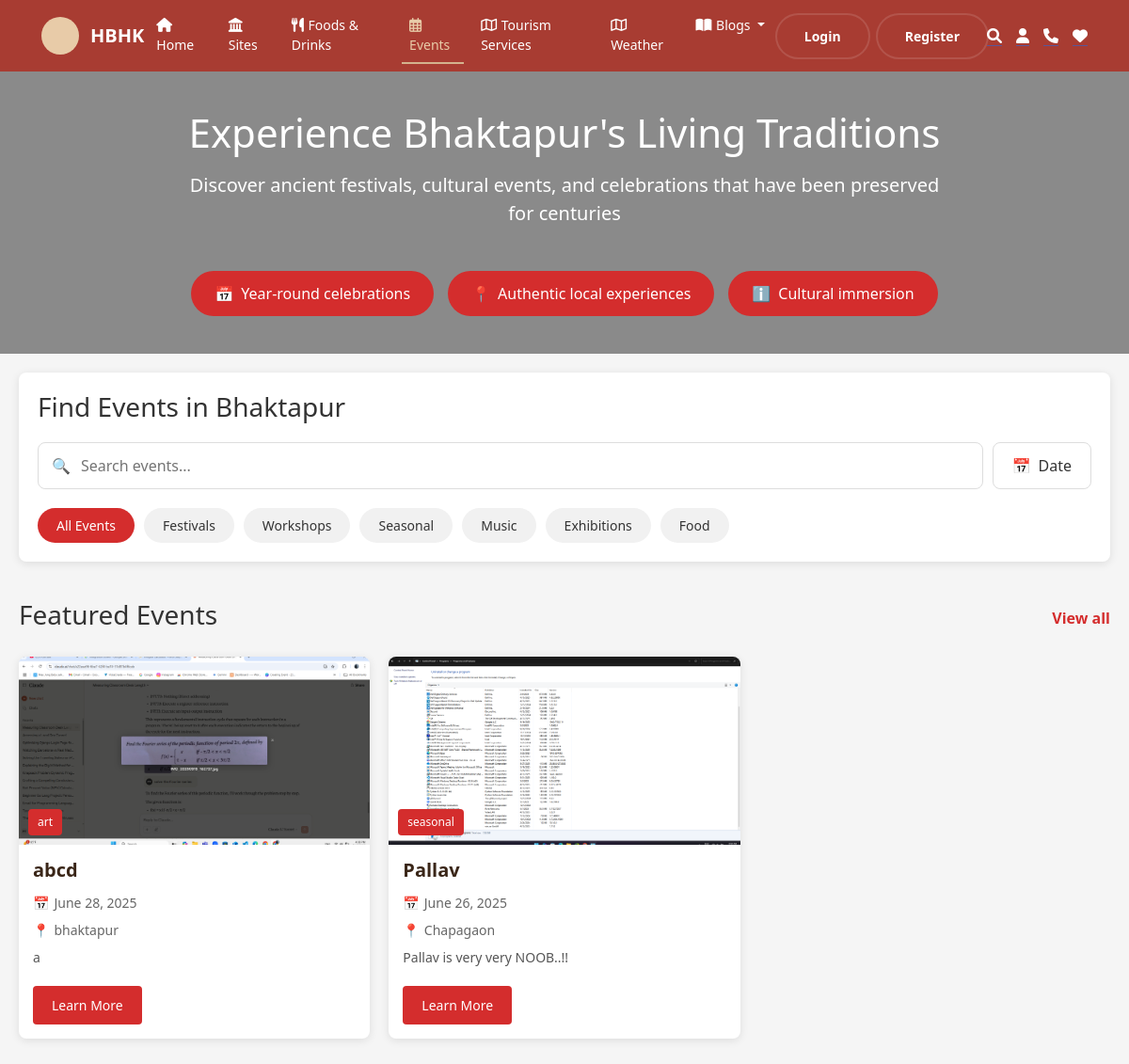
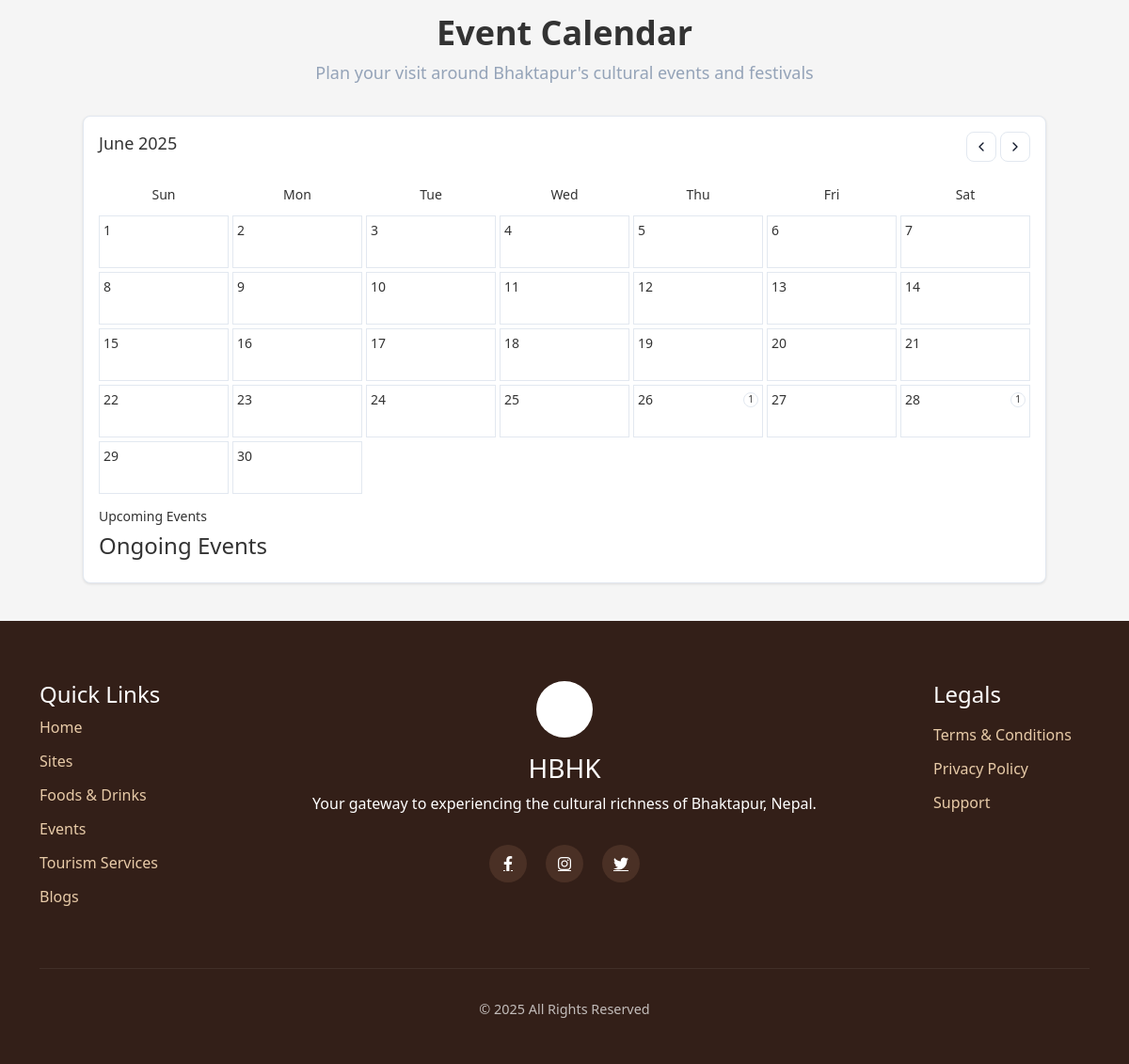
Screenshot of /events/ with the database file from the repository (2 pictures, top to bottom).
### main/models.py (models this page shows, shortened)
class Event(models.Model):
    STATUS_CHOICES = [
        ('upcoming', 'Upcoming'),
        ('ongoing', 'Ongoing'),
        ('completed', 'Completed'),
        ('cancelled', 'Cancelled'),
    ]
    EVENT_TYPE_CHOICES = [
        ('festival', 'Festival'),
        ('workshop', 'Workshop'),
        ('exhibition', 'Exhibition'),
        ('religious', 'Religious'),
        ('cultural', 'Cultural'),
        ('seasonal', 'Seasonal'),
        ('music', 'Music'),
        ('art', 'Art'),
        ('food', 'Food'),
        ('other', 'Other'),
    ]
    title = models.CharField(max_length=200)
    description = models.TextField()
    start_date = models.DateTimeField()
    end_date = models.DateTimeField()
    location = models.CharField(max_length=200)
    image = models.ImageField(upload_to='events/', blank=True, null=True)
    is_featured = models.BooleanField(default=False)
    categories = models.ManyToManyField(Category, related_name='events')
    tags = models.ManyToManyField(Tag, blank=True, related_name='events')
    event_type = models.CharField(max_length=20, choices=EVENT_TYPE_CHOICES, default='other')
    status = models.CharField(max_length=20, choices=STATUS_CHOICES, default='upcoming')
    created_at = models.DateTimeField(auto_now_add=True)
    updated_at = models.DateTimeField(auto_now=True)
    organizer = models.CharField(max_length=100, blank=True)
    website = models.URLField(blank=True)
    class Meta:
        ordering = ['-start_date']

### main/views.py (the view)
# urls.py: path('events/', events_view, name='events'),  # Use 'events' as the name
def events_view(request):
    events = Event.objects.all()
    events_json = json.dumps([
    {
        'id': event.id,
        'title': event.title,
        'category': event.event_type,
        'date': event.start_date.isoformat(),
        'end_date': event.end_date.isoformat() if event.end_date else None,  # <-- Add this line
        'time': event.start_date.strftime('%H:%M') if event.start_date else '',
        'location': event.location,
        'about': event.description,  # <-- make sure this is included!
    }
    for event in events
])
    return render(request, "event/events.html", {
        "events": events,
        "events_json": events_json,
    })

### main/templates/event/events.html (shortened to what this page needs)
{% extends "base.html" %}
{% load static %}
{% block content %}
</head>
<body>
    <div class="hero-banner">
        <h1>Experience Bhaktapur's Living Traditions</h1>
        <p>Discover ancient festivals, cultural events, and celebrations that have been preserved for centuries</p>
        <div class="features">
            <div class="feature-btn">
                <span class="icon">📅</span>
                Year-round celebrations
            </div>
            <div class="feature-btn">
                <span class="icon">📍</span>
                Authentic local experiences
            </div>
            <div class="feature-btn">
                <span class="icon">ℹ️</span>
                Cultural immersion
            </div>
        </div>
    </div>
    <div class="search-section">
        <h2>Find Events in Bhaktapur</h2>
        <div class="search-container">
            <div class="search-box">
                <span class="search-icon">🔍</span>
                <input type="text" id="search-input" placeholder="Search events...">
            </div>
            <div class="filter-btn" id="dateFilterBtn">
                <span class="icon">📅</span>
                Date
            </div>
        </div>
        <div class="categories">
            <div class="category active" data-category="all">All Events</div>
            <div class="category" data-category="festival">Festivals</div>
            <div class="category" data-category="workshop">Workshops</div>
            <div class="category" data-category="seasonal">Seasonal</div>
            <div class="category" data-category="music">Music</div>
            <div class="category" data-category="art">Exhibitions</div>
            <div class="category" data-category="food">Food</div>
        </div>
    </div>
    <div class="section-header">
        <h2>Featured Events</h2>
        <a href="#" class="view-all">View all</a>
    </div>
    <div class="featured-events">
    {% for event in events %}
    <div class="event-card">
        <div class="event-image">
            {% if event.image %}
                <img src="{{ event.image.url }}" alt="{{ event.title }}">
            {% else %}
                <img src="{% static 'default_event.jpg' %}" alt="{{ event.title }}">
            {% endif %}
            <div class="category-tag">{{ event.event_type }}</div>
        </div>
        <div class="event-details">
            <h3 class="event-title">{{ event.title }}</h3>
            <div class="event-info">
                <span class="icon">📅</span> {{ event.start_date|date:"F j, Y" }}
            </div>
            <div class="event-info">
                <span class="icon">📍</span> {{ event.location }}
            </div>
            <p class="event-description">{{ event.description|truncatewords:30 }}</p>
            <a href="{% url 'learnmore' event.id %}" class="learn-more">Learn More</a>
        </div>
    </div>
    {% empty %}
    <p>No events found.</p>
    {% endfor %}
    </div>
    <div class="calendar-container" id="calendarSection">
        <div class="calendar-section-header">
            <h2>Event Calendar</h2>
            <p class="section-description">Plan your visit around Bhaktapur's cultural events and festivals</p>
        </div>
        <div class="calendar-card" id="eventCalendar">
            <div class="calendar-header">
                <h3 id="currentMonthYear">April 2025</h3>
                <div class="calendar-nav">
                    <button class="btn btn-outline btn-icon" id="prevMonth">
                        <svg xmlns="http://www.w3.org/2000/svg" width="16" height="16" viewBox="0 0 24 24" fill="none" stroke="currentColor" stroke-width="2" stroke-linecap="round" stroke-linejoin="round">
                            <path d="M15 18l-6-6 6-6" />
                        </svg>
                    </button>
                    <button class="btn btn-outline btn-icon" id="nextMonth">
                        <svg xmlns="http://www.w3.org/2000/svg" width="16" height="16" viewBox="0 0 24 24" fill="none" stroke="currentColor" stroke-width="2" stroke-linecap="round" stroke-linejoin="round">
                            <path d="M9 18l6-6-6-6" />
                        </svg>
                    </button>
                </div>
            </div>
            <div class="calendar-grid" id="calendarGrid">
            </div>
            <div class="calendar-upcoming-events" id="calendarUpcomingEvents">
            <h4>Upcoming Events</h4>
            </div>
            <div class="calendar-ongoing-events" id="calendarOngoingEvents">
            <h4>Ongoing Events</h4>
            </div>
        </div>
    </div>
{% endblock content %}

### main/static/css/home_styles.css (style rules this page uses)
* { margin: 0; padding: 0; box-sizing: border-box; }
body { font-family: "Segoe UI", Tahoma, Geneva, Verdana, sans-serif; background-color: #f5f3e9; color: #333; }
.view-all { color: #a83c32; text-decoration: none; font-weight: 600; display: flex; align-items: center; gap: 8px; transition: color 0.3s ease; }
.event-card { background-color: #fff; border-radius: 12px; overflow: hidden; box-shadow: 0 5px 15px rgba(0, 0, 0, 0.05); height: 100%; transition: transform 0.3s ease, box-shadow 0.3s ease; }
.event-image { height: 160px; background-image: url("https://images.unsplash.com/photo-1531251445707-5a370a1449b8?ixlib=rb-4.0.3&ixid=M3wxMjA3fDB8MHxwaG90by1wYWdlfHx8fGVufDB8fHx8fA%3D%3D&auto=format&fit=crop&w=1471&q=80"); background-size: cover; background-position: center; }
.event-details { padding: 1.5rem; }
.event-details h3 { color: #3a2618; margin-bottom: 0.75rem; font-weight: 600; }

### rows the page displays
Event: image (picture), event_type "art", title "abcd", start_date "June 28, 2025", location "bhaktapur", description "a"
Event: image (picture), event_type "seasonal", title "Pallav", start_date "June 26, 2025", location "Chapagaon", description "Pallav is very very NOOB..!!"
